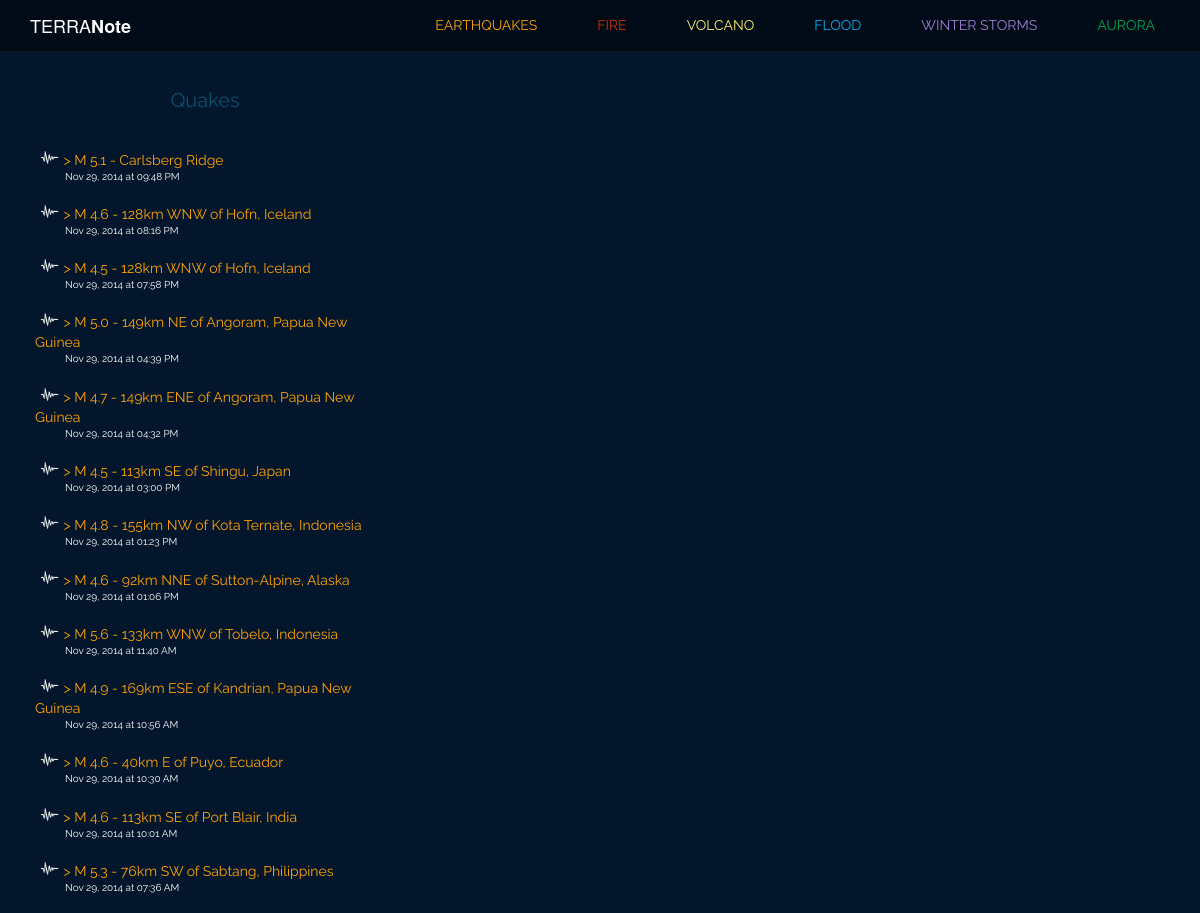
The app's page /quakes (upper part), older data.
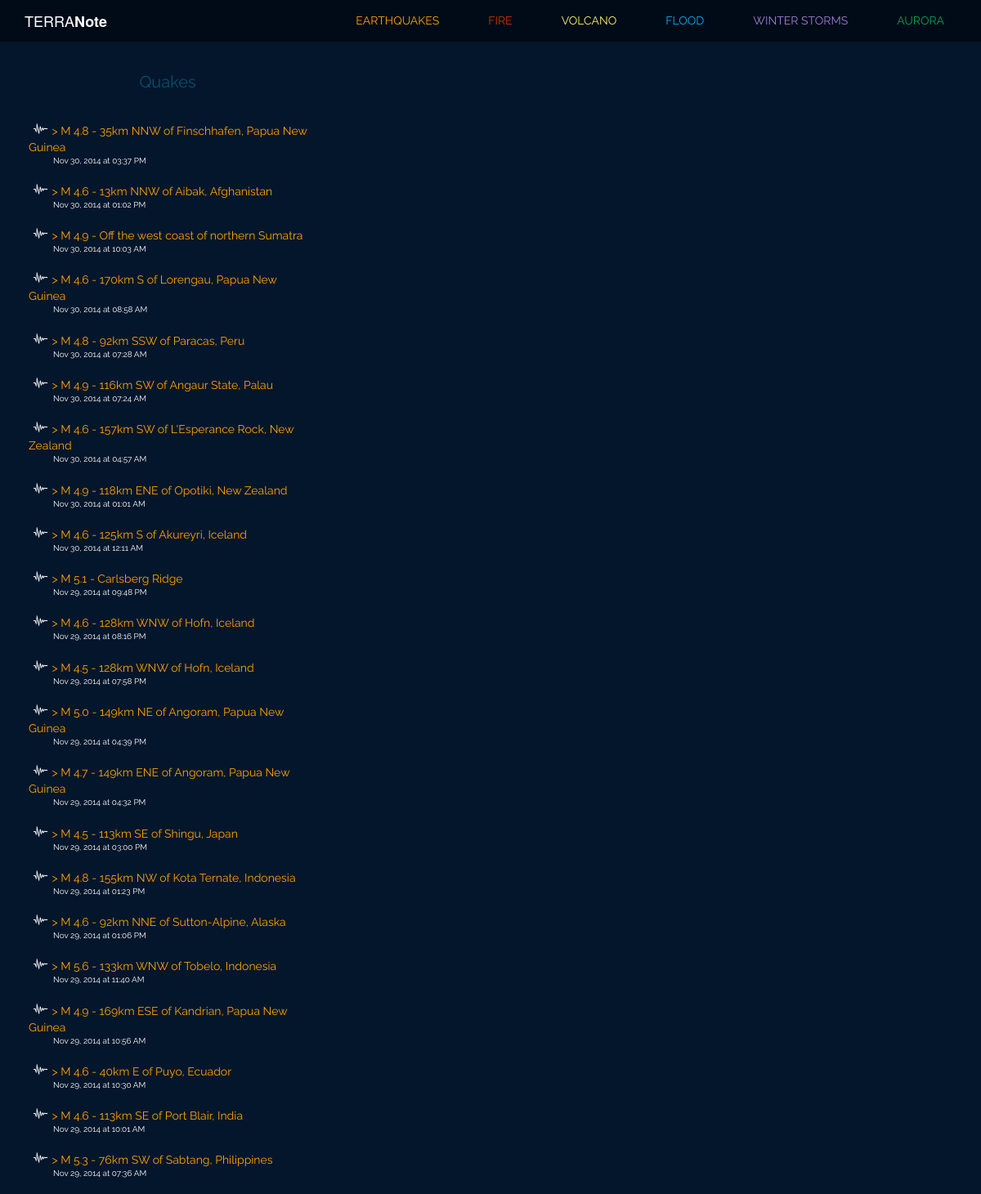
The same page, newer data.
### model.py (models this page shows)
class Quake(Base):
    __tablename__ = "quakes"
    quake_id = Column(String(50), primary_key = True)
    quake_title = Column(String, nullable = False)
    quake_type = Column(String(25), nullable = False)
    magnitude = Column(Float, nullable = False)
    place = Column(String, nullable = False)
    latitude = Column(Float, nullable = False)
    longitude = Column(Float, nullable = False)
    depth = Column(Float, nullable = False)
    quake_datetime = Column(DateTime, nullable = False)
    url = Column(String, nullable = False)
    seismictype = Column(String, nullable = False)
    status = Column(String, nullable = False)
    felt = Column(Integer, nullable = True)
    tsunami = Column(Integer, nullable = True)
    recordtime = Column(DateTime, nullable = False)

### note.py (the view)
@app.route("/quakes")
def quake_notes():
	data = Quake.query.order_by(Quake.quake_datetime.desc()).limit(25)
	cols = Quake.__table__.columns
	json_compiled = {}
	for quake in data:
		json_compiled[quake.quake_id] = {}
		json_compiled[quake.quake_id]['lat'] = quake.latitude
		json_compiled[quake.quake_id]['lng'] = quake.longitude
		json_compiled[quake.quake_id]['title'] = quake.quake_title
		json_compiled[quake.quake_id]['id'] = quake.quake_id
	quakes = Quake.query.order_by(Quake.quake_datetime.desc()).all()
	return render_template("quakes.html", quakes=quakes, quake_points=json_compiled)

### templates/quakes.html (shortened to what this page needs)
{% extends 'base.html' %}
{% block body %}
<div class="col-sm-4">
	<div class="quake-list">
		<div id="recent-events">Quakes</div>
		{% for quake in quakes %}
		<div class="quake-list">
			<img class="small-icon" src="/static/images/quake-icon.png"/>
			<div class="recent-title quake-orange"> > <a href="/quakes/{{ quake.quake_id }}">{{ quake.quake_title }}</a> </div><div class="recent-datetime"> {{ quake.quake_datetime.strftime('%b %d, %Y at %I:%M %p') }}</div>
		</div>
		{% endfor %}
	</div>
</div>
<div class="col-sm-8">
	<div id="quakes-map"></div>
</div>
{% endblock %}

Row changes from the older to the newer data that the page shows:
added Quake: quake_title "M 4.8 - 35km NNW of Finschhafen, Papua New Guinea", quake_datetime "Nov 30, 2014 at 03:37 PM"
added Quake: quake_title "M 4.6 - 13km NNW of Aibak, Afghanistan", quake_datetime "Nov 30, 2014 at 01:02 PM"
added Quake: quake_title "M 4.9 - Off the west coast of northern Sumatra", quake_datetime "Nov 30, 2014 at 10:03 AM"
added Quake: quake_title "M 4.6 - 170km S of Lorengau, Papua New Guinea", quake_datetime "Nov 30, 2014 at 08:58 AM"
added Quake: quake_title "M 4.8 - 92km SSW of Paracas, Peru", quake_datetime "Nov 30, 2014 at 07:28 AM"
added Quake: quake_title "M 4.9 - 116km SW of Angaur State, Palau", quake_datetime "Nov 30, 2014 at 07:24 AM"
added Quake: quake_title "M 4.6 - 157km SW of L'Esperance Rock, New Zealand", quake_datetime "Nov 30, 2014 at 04:57 AM"
added Quake: quake_title "M 4.9 - 118km ENE of Opotiki, New Zealand", quake_datetime "Nov 30, 2014 at 01:01 AM"
added Quake: quake_title "M 4.6 - 125km S of Akureyri, Iceland", quake_datetime "Nov 30, 2014 at 12:11 AM"
